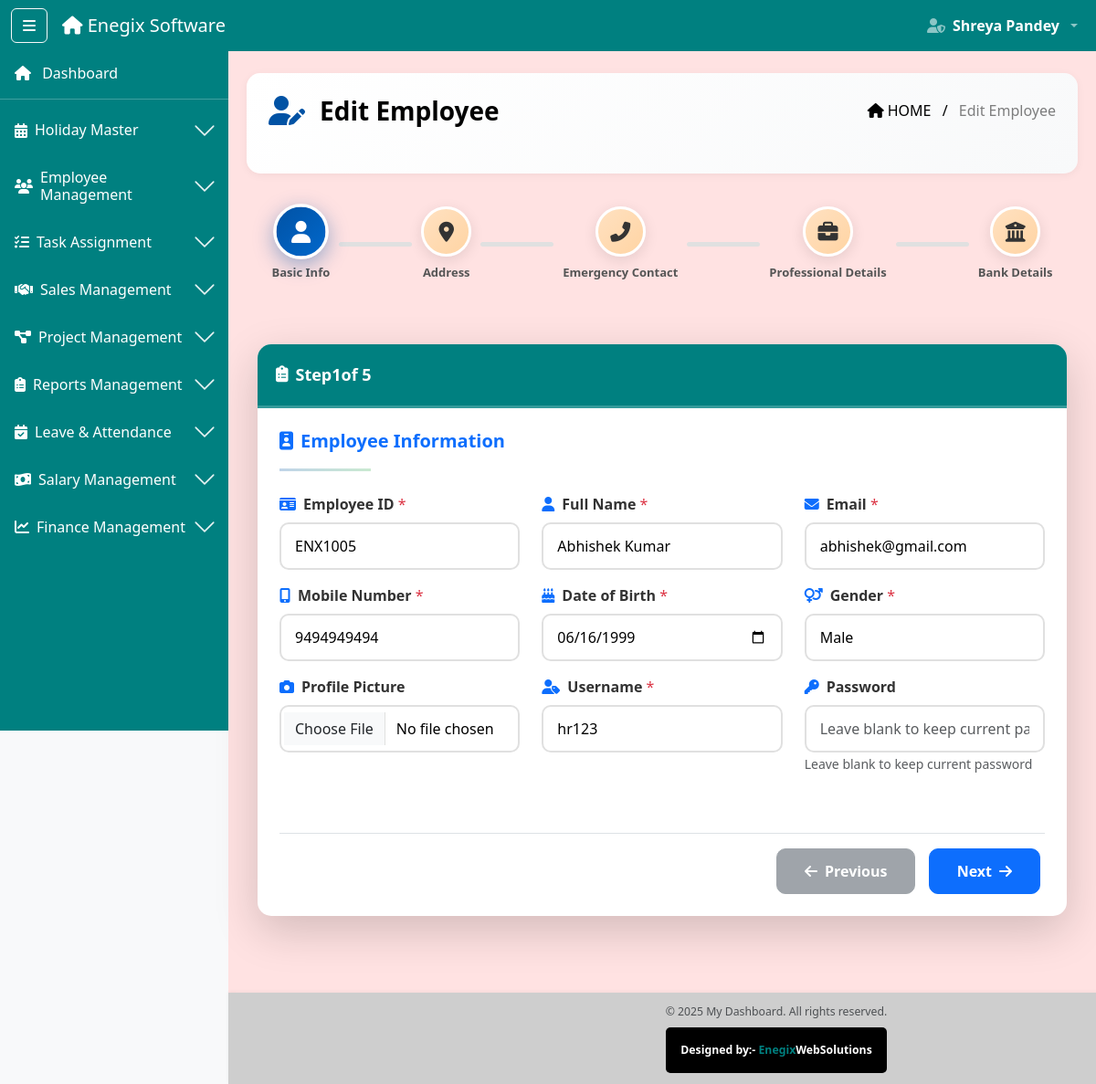
Page /edit-employee/5/ (signed in) on the committed database.
### software_app/models.py (models this page shows, shortened)
class Employee(models.Model):
    GENDER_CHOICES = (
        ('male', 'Male'),
        ('female', 'Female'),
        ('other', 'Other'),
    )
    ROLE_CHOICES = (
        ('admin', 'Admin'),
        ('hr', 'HR'),
        ('sales', 'Sales'),
        ('developer', 'Developer'),
        ('seos', 'Seos'),
        ('digital_marketing', 'Digital Marketing'),
    )
    employee_id = models.CharField(max_length=10, unique=True, editable=False)
    full_name = models.CharField(max_length=100)
    email = models.EmailField(unique=True)
    mobile = models.CharField(max_length=10, default="9191919191")
    dob = models.DateField()
    gender = models.CharField(max_length=10, choices=GENDER_CHOICES)
    profile_pic = models.ImageField(upload_to='employee_profiles/', blank=True, null=True)
    username = models.CharField(max_length=50, unique=True)
    password = models.CharField(max_length=255)
    address_line = models.TextField()
    city = models.CharField(max_length=50)
    state = models.CharField(max_length=50)
    pincode = models.CharField(max_length=10)
    emergency_contact_name = models.CharField(max_length=100)
    emergency_contact_number = models.CharField(max_length=15)
    emergency_contact_relation = models.CharField(max_length=50)
    role = models.CharField(max_length=20, choices=ROLE_CHOICES)
    designation = models.CharField(max_length=100)
    base_salary = models.DecimalField(
        max_digits=10,
        decimal_places=2,
        default=0,
        help_text="Monthly base salary"
    )
    resume = models.FileField(upload_to='employee_resumes/', blank=True, null=True)
    account_number = models.CharField(max_length=20, blank=True, null=True)
    ifsc_code = models.CharField(max_length=11, blank=True, null=True)
    account_holder_name = models.CharField(max_length=100, blank=True, null=True)
    bank_name = models.CharField(max_length=100, blank=True, null=True)
    bank_address = models.TextField(blank=True, null=True)
    is_in_training = models.BooleanField(
        default=False,
        help_text="First 7 ACTUAL training days (excluding holidays/absents)"
    )
    training_start_date = models.DateField(
        null=True,
        blank=True,
        help_text="Date when employee joined"
    )
    training_per_day_salary = models.DecimalField(
        max_digits=10,
        decimal_places=2,
        default=100.00,
        help_text="Daily salary during training (₹100)"
    )
    is_active = models.BooleanField(default=True)
    is_blocked = models.BooleanField(default=False)
    blocked_by = models.ForeignKey(
        'AdminUser',
        null=True,
        blank=True,
        on_delete=models.SET_NULL,
        related_name="blocked_employees"
    )
    blocked_at = models.DateTimeField(null=True, blank=True)
    created_at = models.DateTimeField(auto_now_add=True)
    updated_at = models.DateTimeField(auto_now=True)

### software_app/decorators.py (the view)
        @wraps(view_func)
        def wrapper(request, *args, **kwargs):
            if 'user_id' not in request.session:
                messages.error(request, 'Please login first!')
                return redirect('login')
            user_role = request.session.get('role')
            if user_role not in allowed_roles:
                messages.error(request, 'You do not have permission to access this page!')
                return redirect('dashboard')
            return view_func(request, *args, **kwargs)

### software_app/context_processors.py (called while the page is built)
def user_context(request):
    return {
        'session_user_name': request.session.get('full_name', ''),
        'session_user_role': request.session.get('role', ''),
        'session_user_email': request.session.get('email', ''),
        'is_logged_in': 'user_id' in request.session,
    }

### software_app/views.py (called while the page is built, shortened)
@check_blocked_user
@login_required
@role_required(['super_admin'])
def edit_employee(request, id):
    emp = get_object_or_404(Employee, id=id)
    documents = EmployeeDocument.objects.filter(employee=emp)
    context = {
        "emp": emp,
        "documents": documents,
        "today": date.today().isoformat()
    }
    return render(request, "employee/edit_employee.html", context)

### software_app/templates/employee/edit_employee.html (shortened to what this page needs)
{% extends "base2.html" %}
{% load static %}
{% block content %}
<div class="ribbon-header d-flex justify-content-between align-items-center px-4 pb-5 mb-3" style="color: black">
  <div class="d-flex align-items-center">
    <i class="fas fa-user-edit me-3 fs-2" style="color: #0152a4;"></i>
    <div class="fw-bold fs-3">Edit Employee</div>
  </div>
  <div class="breadcrumb-text text-end">
    <span class="text-black"><i class="fas fa-home me-1"></i>HOME</span>
    <span class="mx-2 text-black">/</span>
    <span class="text-black-50">Edit Employee</span>
  </div>
</div>
<div class="container-fluid mt-2">
  <div class="step-progressbar mb-5 d-flex align-items-center justify-content-center">
    <div class="text-center step-container">
      <div class="step active" id="step-bubble-1">
        <i class="fas fa-user"></i>
      </div>
      <div class="step-label mt-2">Basic Info</div>
    </div>
    <div class="progress-line" id="line-1"></div>
    <div class="text-center step-container">
      <div class="step" id="step-bubble-2">
        <i class="fas fa-map-marker-alt"></i>
      </div>
      <div class="step-label mt-2">Address</div>
    </div>
    <div class="progress-line" id="line-2"></div>
    <div class="text-center step-container">
      <div class="step" id="step-bubble-3">
        <i class="fas fa-phone-alt"></i>
      </div>
      <div class="step-label mt-2">Emergency Contact</div>
    </div>
    <div class="progress-line" id="line-3"></div>
    <div class="text-center step-container">
      <div class="step" id="step-bubble-4">
        <i class="fas fa-briefcase"></i>
      </div>
      <div class="step-label mt-2">Professional Details</div>
    </div>
    <div class="progress-line" id="line-4"></div>
    <div class="text-center step-container">
      <div class="step" id="step-bubble-5">
        <i class="fas fa-university"></i>
      </div>
      <div class="step-label mt-2">Bank Details</div>
    </div>
  </div>
  <form method="POST" enctype="multipart/form-data" id="employeeForm">
    <div class="card shadow-lg mb-4 modern-card">
      <div class="card-header table-title-bar fw-bold text-white d-flex align-items-center">
        <i class="fas fa-clipboard-list me-2"></i>
        Step <span id="stepNumber">1</span> of 5
      </div>
      <div class="card-body p-4">
        <div class="form-step" id="step-1">
          <div class="step-header mb-4">
            <h5 class="text-primary"><i class="fas fa-id-badge me-2"></i>Employee Information</h5>
            <hr class="title-underline">
          </div>
          <div class="row">
            <div class="col-md-4 mb-3">
              <label class="form-label"><i class="fas fa-id-card me-2 text-primary"></i>Employee ID <span class="text-danger">*</span></label>
              <input type="text" name="employee_id" class="form-control modern-input required-field" value="{{ emp.employee_id }}" readonly />
            </div>
            <div class="col-md-4 mb-3">
              <label class="form-label"><i class="fas fa-user me-2 text-primary"></i>Full Name <span class="text-danger">*</span></label>
              <input type="text" name="full_name" class="form-control modern-input required-field" value="{{ emp.full_name }}" />
            </div>
            <div class="col-md-4 mb-3">
              <label class="form-label"><i class="fas fa-envelope me-2 text-primary"></i>Email <span class="text-danger">*</span></label>
              <input type="email" name="email" class="form-control modern-input required-field" value="{{ emp.email }}" id="emailInput" />
            </div>
          </div>
          <div class="row">
            <div class="col-md-4 mb-3">
              <label class="form-label"><i class="fas fa-mobile-alt me-2 text-primary"></i>Mobile Number <span class="text-danger">*</span></label>
              <input type="tel" name="mobile" class="form-control modern-input required-field" value="{{ emp.mobile }}" maxlength="10" />
            </div>
            <div class="col-md-4 mb-3">
              <label class="form-label"><i class="fas fa-birthday-cake me-2 text-primary"></i>Date of Birth <span class="text-danger">*</span></label>
              <input type="date" name="dob" class="form-control modern-input required-field" value="{{ emp.dob|date:'Y-m-d' }}" />
            </div>
            <div class="col-md-4 mb-3">
              <label class="form-label"><i class="fas fa-venus-mars me-2 text-primary"></i>Gender <span class="text-danger">*</span></label>
              <select name="gender" class="form-control modern-input required-field">
                <option value="male" {% if emp.gender == 'male' %}selected{% endif %}>Male</option>
              </select>
            </div>
          </div>
          <div class="row">
            <div class="col-md-4 mb-3">
              <label class="form-label"><i class="fas fa-camera me-2 text-primary"></i>Profile Picture</label>
              <input type="file" name="profile_pic" class="form-control modern-input" accept="image/*" />
            </div>
            <div class="col-md-4 mb-3">
              <label class="form-label"><i class="fas fa-user-tag me-2 text-primary"></i>Username <span class="text-danger">*</span></label>
              <input type="text" name="username" class="form-control modern-input required-field" value="{{ emp.username }}" id="usernameInput" />
            </div>
            <div class="col-md-4 mb-3">
              <label class="form-label"><i class="fas fa-key me-2 text-primary"></i>Password</label>
              <input type="password" name="password" class="form-control modern-input" placeholder="Leave blank to keep current password" />
              <small class="text-muted">Leave blank to keep current password</small>
            </div>
          </div>
        </div>
        <div class="text-end mt-5 pt-3 border-top">
          <button type="button" id="prevBtn" class="btn btn-secondary btn-nav" disabled>
            <i class="fas fa-arrow-left me-2"></i>Previous
          </button>
          <button type="button" id="nextBtn" class="btn btn-primary btn-nav">
            Next<i class="fas fa-arrow-right ms-2"></i>
          </button>
        </div>
      </div>
    </div>
  </form>
</div>
{% endblock %}

### software_app/static/css/style.css (style rules this page uses)
body { min-height: 100vh; background-color: #f8f9fa; transition: margin-left 0.3s ease; display: flex; flex-direction: column; }
html, body { overflow-x: hidden; width: 100%; }
.table-title-bar { background-color:#008080; }

### software_app/templates/employee/edit_employee.html (style rules this page uses)
.modern-card { border-radius: 15px; border: none; overflow: hidden; }
.modern-input { border: 2px solid #e0e0e0 !important; border-radius: 10px; padding: 12px 15px; transition: all 0.3s ease; color: #000; }
.form-label { font-weight: 600; color: #333; margin-bottom: 8px; }
.step-header h5 { font-weight: 700; display: inline-flex; align-items: center; }
.title-underline { width: 100px; height: 3px; background: linear-gradient(to right, #0152a4, #28a745); border: none; margin-top: 10px; }
.step-container { display: flex; flex-direction: column; align-items: center; }
.step-progressbar { display: flex; align-items: center; justify-content: center; padding: 20px 0; }
.step { width: 55px; height: 55px; background: linear-gradient(135deg, #ffe1c1 0%, #ffd4a3 100%); color: #333; border-radius: 50%; display: flex; align-items: center; justify-content: center; font-weight: bold; font-size: 20px; z-index: 2; transition: all 0.4s ease; border: 3px solid #fff; box-shadow: 0 4px 15px rgba(0,0,0,0.1); }
.step.active { background: linear-gradient(135deg, #0152a4 0%, #0168cc 100%); color: white; transform: scale(1.1); box-shadow: 0 6px 20px rgba(1, 82, 164, 0.4); }
.step i { font-size: 22px; }
.progress-line { width: 80px; height: 5px; background-color: #e0e0e0; margin: 0 10px; z-index: 1; transition: all 0.4s ease; border-radius: 10px; }
.step-label { font-size: 13px; font-weight: 600; color: #555; margin-top: 10px; text-align: center; }
.btn-nav { padding: 12px 30px; border-radius: 10px; font-weight: 600; transition: all 0.3s ease; margin: 0 5px; }
.card-header.table-title-bar { padding: 20px; font-size: 18px; border-bottom: 3px solid rgba(255,255,255,0.2); }
label .text-danger { font-weight: normal; }
.ribbon-header { background: linear-gradient(135deg, #ffffff 0%, #f8f9fa 100%); border-radius: 15px; padding: 20px; margin-bottom: 20px; box-shadow: 0 2px 10px rgba(0,0,0,0.05); }

### rows in the picture
Employee: employee_id "ENX1005", full_name "Abhishek Kumar", email "abhishek@gmail.com", mobile "9494949494", dob "06/16/1999", gender "Male", username "hr123"

### other values in the picture
{{ request.session.full_name }} "Shreya Pandey"
